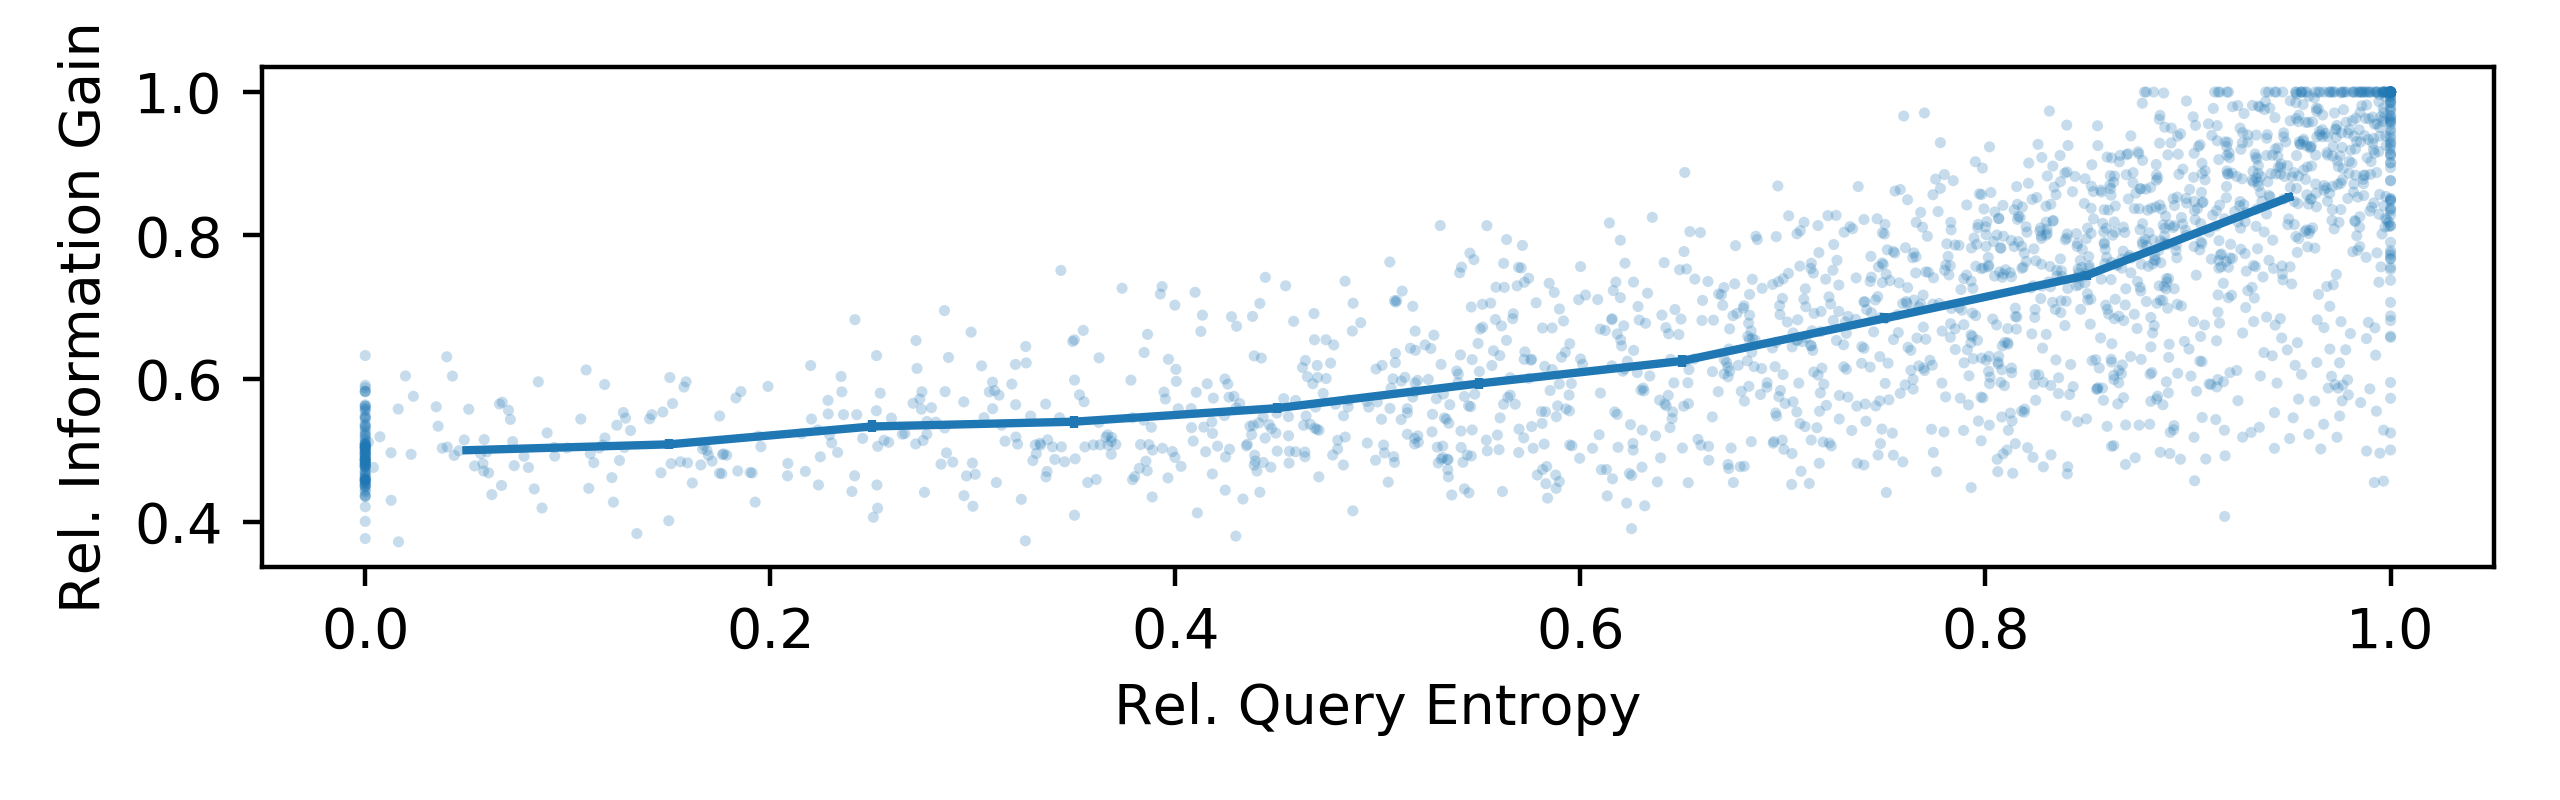

This chart was generated by the following Python code:
# -*- coding: utf-8 -*-
# Copyright 2018 The PsiZ Authors. All Rights Reserved.
#
# Licensed under the Apache License, Version 2.0 (the "License");
# you may not use this file except in compliance with the License.
# You may obtain a copy of the License at
#
#     http://www.apache.org/licenses/LICENSE-2.0
#
# Unless required by applicable law or agreed to in writing, software
# distributed under the License is distributed on an "AS IS" BASIS,
# WITHOUT WARRANTIES OR CONDITIONS OF ANY KIND, either express or implied.
# See the License for the specific language governing permissions and
# limitations under the License.
# ==============================================================================

"""Example shoing that query entropy is a good selection heuristic."""

import copy
import itertools

import numpy as np
from scipy.stats import sem
import matplotlib
import matplotlib.pyplot as plt
from sklearn.mixture import GaussianMixture
from sklearn.neighbors import NearestNeighbors

from psiz.trials import UnjudgedTrials
from psiz.models import Exponential
from psiz.generator import ActiveGenerator, stimulus_entropy
from psiz.utils import similarity_matrix


def main():
    """Inspect the validity of the query selection heuristic."""
    # Settings.
    np.random.seed(123)
    n_sample = 2000
    n_reference = 2
    n_selected = 1
    n_dim = 2
    n_stimuli = 20  # 25 TODO
    n_scenario = 100

    eligable_list = np.arange(n_stimuli, dtype=np.int32)
    stimulus_set = candidate_list(eligable_list, n_reference)
    n_candidate = stimulus_set.shape[0]
    candidate_trial = UnjudgedTrials(
        stimulus_set, n_selected * np.ones(n_candidate, dtype=np.int32)
    )

    rel_entropy_all = np.empty((0))
    best_ig_all = np.empty((0))
    for i_scenario in range(n_scenario):
        print("scenario {0}".format(i_scenario))
        model = ground_truth(n_dim, n_stimuli)

        # Simulate posterior samples.
        samples = simulated_samples(model.z['value'], n_sample)
        # Compute entropy associated with each stimulus.
        entropy = stimulus_entropy(samples)
        rel_entropy = entropy - np.min(entropy)
        rel_entropy = rel_entropy / np.max(rel_entropy)

        # Compute expected information gain.
        gen = ActiveGenerator(n_stimuli)
        ig = gen._information_gain(model, samples, candidate_trial)
        rel_ig = ig - np.min(ig)
        rel_ig = rel_ig / np.max(rel_ig)

        # Find best trial for each stimulus when serving as query.
        best_ig = np.empty((n_stimuli))
        for i_stim in range(n_stimuli):
            locs = np.equal(candidate_trial.stimulus_set[:, 0], i_stim)
            curr_ig = rel_ig[locs]
            sorted_idx = np.argsort(-curr_ig)
            sorted_ig = curr_ig[sorted_idx]
            best_ig[i_stim] = sorted_ig[0]

        rel_entropy_all = np.concatenate((rel_entropy_all, rel_entropy))
        best_ig_all = np.concatenate((best_ig_all, best_ig))

    n_bin = 10
    bin_edges = np.linspace(0., 1., (n_bin + 1))
    bin_xg = np.empty((n_bin))
    bin_mean = np.empty((n_bin))
    bin_sem = np.empty((n_bin))
    for i_bin in range(n_bin):
        if i_bin < (n_bin - 1):
            locs = np.logical_and(
                np.greater_equal(rel_entropy_all, bin_edges[i_bin]),
                np.less(rel_entropy_all, bin_edges[i_bin + 1])
            )
        else:
            locs = np.logical_and(
                np.greater_equal(rel_entropy_all, bin_edges[i_bin]),
                np.less_equal(rel_entropy_all, bin_edges[i_bin + 1])
            )
        bin_xg[i_bin] = (bin_edges[i_bin] + bin_edges[i_bin + 1]) / 2
        bin_mean[i_bin] = np.mean(best_ig_all[locs])
        bin_sem[i_bin] = sem(best_ig_all[locs])

    fig = plt.figure(figsize=(6.5, 2), dpi=200)
    ax = fig.add_subplot(1, 1, 1)
    ax.scatter(rel_entropy_all, best_ig_all, s=4, alpha=.25, edgecolors='none')
    ax.errorbar(bin_xg, bin_mean, yerr=bin_sem)
    ax.set_xlabel('Rel. Query Entropy')
    ax.set_ylabel('Rel. Information Gain')
    plt.tight_layout()
    plt.show()


def ground_truth(n_dim, n_stimuli):
    """Return a ground truth embedding."""
    # Sample embeddingp points from Gaussian.
    mean = np.zeros((n_dim))
    cov = .3 * np.identity(n_dim)
    z = np.random.multivariate_normal(mean, cov, (n_stimuli))

    # Create embedding model.
    n_group = 1
    (n_stimuli, n_dim) = z.shape
    model = Exponential(n_stimuli, n_dim=n_dim, n_group=n_group)
    freeze_options = {
        'z': z,
        'theta': {
            'rho': 2,
            'tau': 1,
            'beta': 7,
            'gamma': 0
        }
    }
    model.freeze(freeze_options)

    # sim_mat = similarity_matrix(model.similarity, z)
    # idx_upper = np.triu_indices(n_stimuli, 1)
    # plt.hist(sim_mat[idx_upper])
    # plt.show()
    return model


def simulated_samples(z, n_sample):
    """Simulate posterior samples for a set of embedding points."""
    n_stimuli = z.shape[0]
    n_dim = z.shape[1]

    stim_cov = np.random.uniform(low=.0001, high=.01, size=n_stimuli)
    stim_cov = np.expand_dims(stim_cov, axis=1)
    stim_cov = np.expand_dims(stim_cov, axis=1)
    stim_cov = stim_cov * np.expand_dims(np.identity(n_dim), axis=0)

    # Draw samples
    z_samples = np.empty((n_sample, n_stimuli, n_dim))
    for i_stimulus in range(n_stimuli):
        z_samples[:, i_stimulus, :] = np.random.multivariate_normal(
            z[i_stimulus], stim_cov[i_stimulus], (n_sample)
        )
    z_samples = np.transpose(z_samples, axes=[1, 2, 0])
    return {'z': z_samples}


def candidate_list(eligable_list, n_reference):
    """Determine all possible trials."""
    n_stimuli = len(eligable_list)
    stimulus_set = np.empty([0, n_reference + 1], dtype=np.int32)
    for i_stim in range(n_stimuli):
        locs = np.not_equal(eligable_list, i_stim)
        sub_list = itertools.combinations(eligable_list[locs], n_reference)
        for item in sub_list:
            item = np.hstack((i_stim * np.ones(1), item))
            stimulus_set = np.vstack((stimulus_set, item))
    stimulus_set = stimulus_set.astype(dtype=np.int32)
    return stimulus_set


if __name__ == "__main__":
    main()
